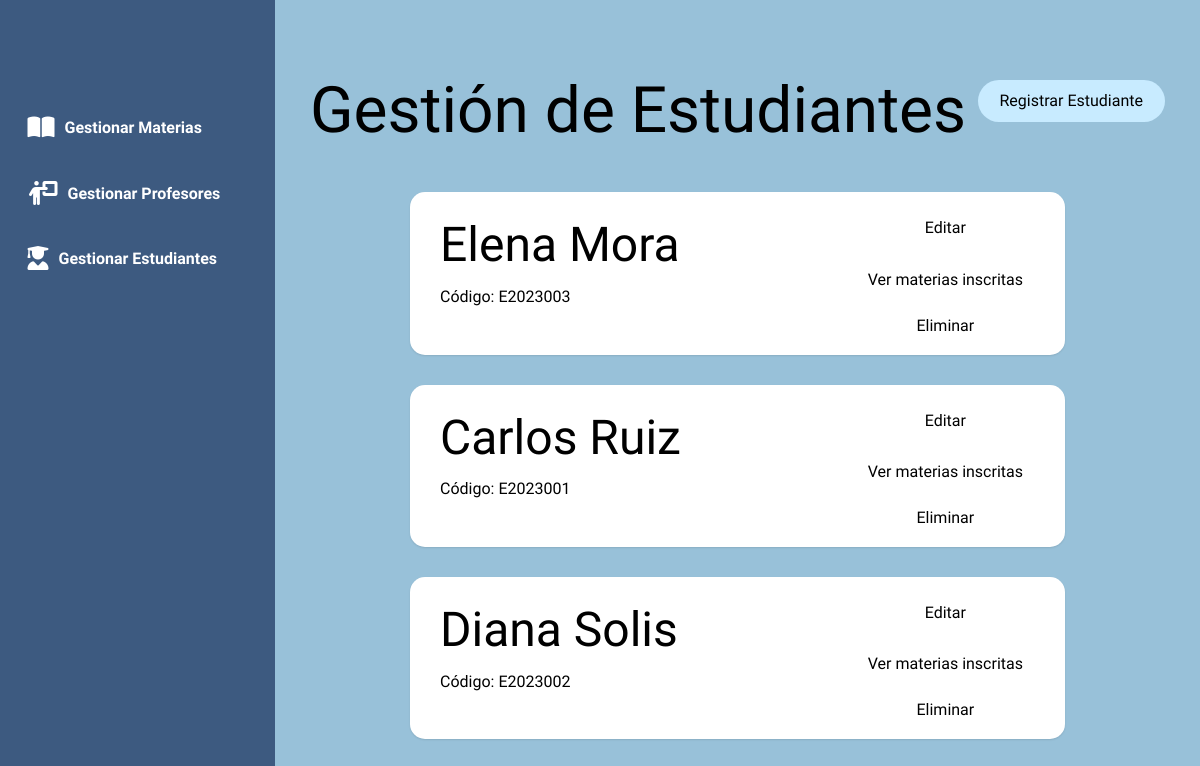
Before: /estudiantes with the older database file.
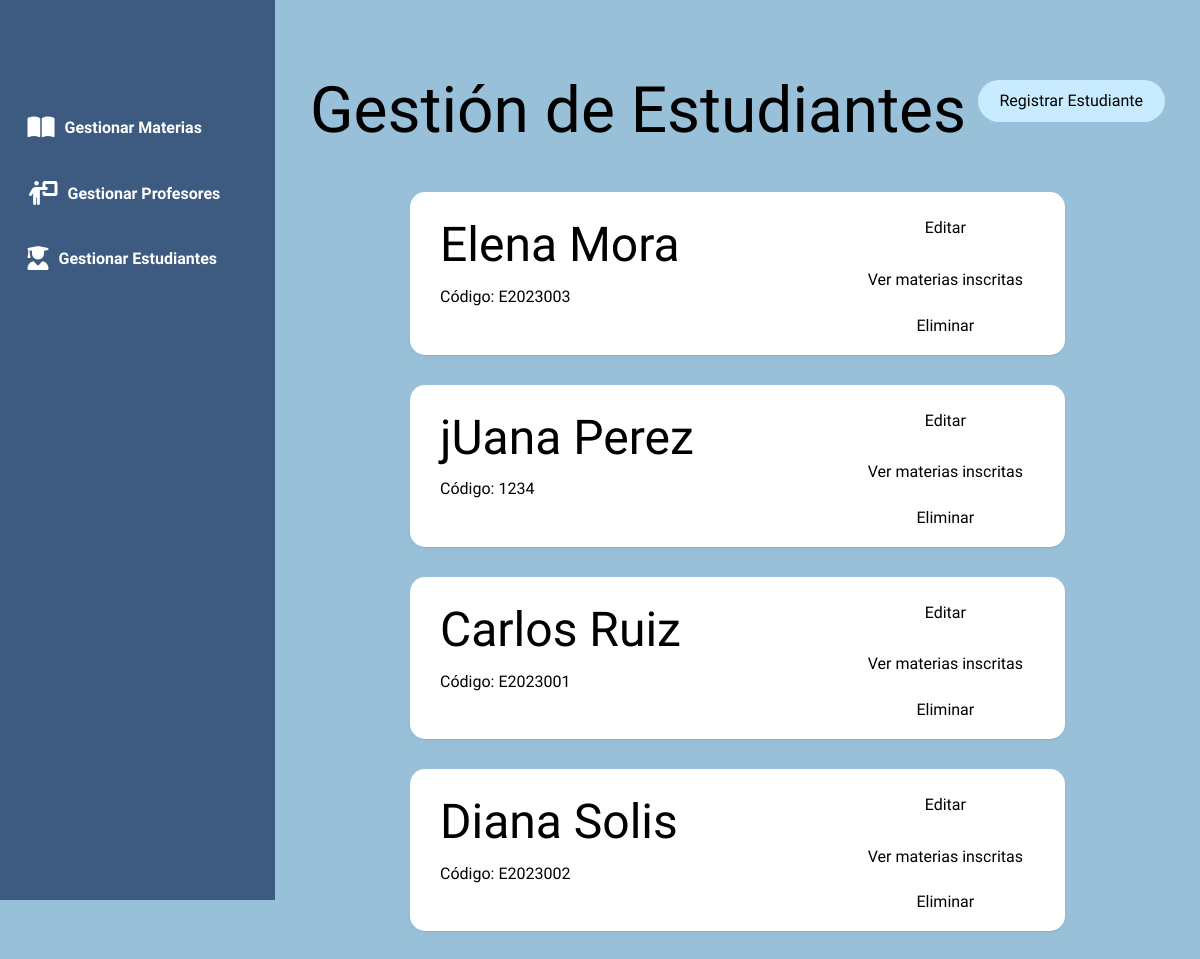
After: the same page with the newer database file.
### models.py (models this page shows)
class Estudiante(Base):
    __tablename__ = 'estudiantes'
    id = Column(Integer, primary_key=True)
    nombre = Column(String(50), nullable=False)
    apellido = Column(String(50), nullable=False)
    codigo_estudiante = Column(String(20), unique=True, nullable=False)
    is_active = Column(Boolean, default=True, nullable=False)

### app.py (the view)
@app.route('/estudiantes')
def lista_estudiantes():
    estudiantes = session.query(Estudiante).filter_by(is_active=True).order_by(Estudiante.apellido).all()
    return render_template('estudiantes.html', estudiantes=estudiantes)

### templates/estudiantes.html (shortened to what this page needs)
{% extends "base.html" %} {% block title %}Gestión de Estudiantes{% endblock %}
{% block content %}
<div class="header">
    <h1>Gestión de Estudiantes</h1>
    <a href="{{ url_for('nuevo_estudiante') }}" class="btn create-btn">Registrar Estudiante</a>
</div>
{% for estudiante in estudiantes %}
	<div class="card">
		<div>
			<h2>{{ estudiante.nombre }} {{ estudiante.apellido }}</h2>
			<p>Código: {{ estudiante.codigo_estudiante }}</p>
		</div>
		<div class="action-buttons">
			<a href="{{ url_for('editar_estudiante', estudiante_id=estudiante.id) }}" class="btn btn-card">Editar</a>
			<a href="{{ url_for('detalle_inscripcion_estudiante', estudiante_id=estudiante.id) }}" class="btn btn-card">Ver materias inscritas</a>
			<form action="{{ url_for('eliminar_estudiante', estudiante_id=estudiante.id) }}" method="POST" style="display:inline;" onsubmit="return confirm('¿Seguro que deseas eliminar este estudiante?');">
				<button type="submit" class="btn btn-delete">Eliminar</button>
			</form>
		</div>
	</div>
{% else %}
	<p>No hay estudiantes registrados.</p>
{% endfor %}
{% endblock %}

Changed rows visible on the page:
added Estudiante: nombre "jUana", apellido "Perez", codigo_estudiante "1234"
